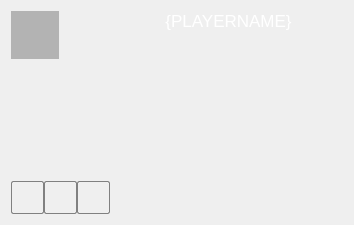
<?xml version="1.0" encoding="UTF-8"?>
<ui version="4.0">
 <class>LocalPlayerWidget</class>
 <widget class="QWidget" name="LocalPlayerWidget">
  <property name="geometry">
   <rect>
    <x>0</x>
    <y>0</y>
    <width>354</width>
    <height>225</height>
   </rect>
  </property>
  <property name="sizePolicy">
   <sizepolicy hsizetype="Preferred" vsizetype="Preferred">
    <horstretch>0</horstretch>
    <verstretch>0</verstretch>
   </sizepolicy>
  </property>
  <property name="minimumSize">
   <size>
    <width>0</width>
    <height>0</height>
   </size>
  </property>
  <property name="baseSize">
   <size>
    <width>0</width>
    <height>0</height>
   </size>
  </property>
  <property name="windowTitle">
   <string>Form</string>
  </property>
  <property name="styleSheet">
   <string notr="true">QToolButton {
	width: 28px;
	height: 28px;
	border: 1px solid gray;
	border-radius: 2px;
    background-color: qlineargradient(x1: 0, y1: 0, x2: 0, y2: 1,
                                       stop: 0 #f6f7fa, stop: 1 #dadbde);

}
QToolButton:pressed {
	background-color: qlineargradient(x1: 0, y1: 0, x2: 0, y2: 1,
                                       stop: 0 #dadbde, stop: 1 #f6f7fa);
 }

QToolButton:checked {
	background-color: qlineargradient(x1: 0, y1: 0, x2: 0, y2: 1,
                                       stop: 0 #da5b5e, stop: 1 #f6676a);
}

QToolButton:default {
     border-color: navy; 
}</string>
  </property>
  <layout class="QHBoxLayout" name="horizontalLayout_3">
   <property name="spacing">
    <number>4</number>
   </property>
   <item>
    <layout class="QGridLayout" name="gridLayout">
     <property name="horizontalSpacing">
      <number>4</number>
     </property>
     <property name="verticalSpacing">
      <number>0</number>
     </property>
     <item row="0" column="0">
      <layout class="QVBoxLayout" name="verticalLayout_3">
       <property name="spacing">
        <number>2</number>
       </property>
       <item>
        <widget class="QLabel" name="mp_labelAvatar">
         <property name="sizePolicy">
          <sizepolicy hsizetype="Fixed" vsizetype="Fixed">
           <horstretch>0</horstretch>
           <verstretch>0</verstretch>
          </sizepolicy>
         </property>
         <property name="minimumSize">
          <size>
           <width>48</width>
           <height>48</height>
          </size>
         </property>
         <property name="maximumSize">
          <size>
           <width>48</width>
           <height>48</height>
          </size>
         </property>
         <property name="styleSheet">
          <string notr="true">background-color: rgba(0, 0, 0, 64);
color: white;
font: oblique 7pt &quot;DejaVu Sans&quot;;</string>
         </property>
         <property name="text">
          <string/>
         </property>
         <property name="textFormat">
          <enum>Qt::LogText</enum>
         </property>
         <property name="alignment">
          <set>Qt::AlignCenter</set>
         </property>
        </widget>
       </item>
       <item>
        <widget class="client::CardWidget" name="mp_roleCardWidget" native="true"/>
       </item>
       <item>
        <spacer name="verticalSpacer_2">
         <property name="orientation">
          <enum>Qt::Vertical</enum>
         </property>
         <property name="sizeHint" stdset="0">
          <size>
           <width>20</width>
           <height>0</height>
          </size>
         </property>
        </spacer>
       </item>
      </layout>
     </item>
     <item row="0" column="1">
      <layout class="QVBoxLayout" name="verticalLayout_2">
       <item>
        <widget class="client::CharacterWidget" name="mp_characterWidget" native="true"/>
       </item>
       <item>
        <spacer name="verticalSpacer_3">
         <property name="orientation">
          <enum>Qt::Vertical</enum>
         </property>
         <property name="sizeHint" stdset="0">
          <size>
           <width>20</width>
           <height>0</height>
          </size>
         </property>
        </spacer>
       </item>
      </layout>
     </item>
     <item row="1" column="0" colspan="2">
      <layout class="QHBoxLayout" name="horizontalLayout_2">
       <item>
        <widget class="QToolButton" name="mp_buttonEndTurn">
         <property name="toolTip">
          <string>End of your turn</string>
         </property>
         <property name="styleSheet">
          <string/>
         </property>
         <property name="icon">
          <iconset resource="resources/client.qrc">
           <normaloff>:/icons/turn.png</normaloff>:/icons/turn.png</iconset>
         </property>
         <property name="iconSize">
          <size>
           <width>33</width>
           <height>33</height>
          </size>
         </property>
        </widget>
       </item>
       <item>
        <widget class="QToolButton" name="mp_buttonPass">
         <property name="toolTip">
          <string>Do not react - you will lose a life point,</string>
         </property>
         <property name="icon">
          <iconset resource="resources/client.qrc">
           <normaloff>:/icons/pass.png</normaloff>:/icons/pass.png</iconset>
         </property>
         <property name="iconSize">
          <size>
           <width>33</width>
           <height>33</height>
          </size>
         </property>
        </widget>
       </item>
       <item>
        <widget class="QToolButton" name="mp_buttonDiscard">
         <property name="toolTip">
          <string>Discard cards before end of your turn.</string>
         </property>
         <property name="icon">
          <iconset resource="resources/client.qrc">
           <normaloff>:/icons/discard.png</normaloff>:/icons/discard.png</iconset>
         </property>
         <property name="iconSize">
          <size>
           <width>33</width>
           <height>33</height>
          </size>
         </property>
         <property name="checkable">
          <bool>true</bool>
         </property>
        </widget>
       </item>
      </layout>
     </item>
    </layout>
   </item>
   <item>
    <layout class="QVBoxLayout" name="verticalLayout">
     <item>
      <layout class="QHBoxLayout" name="horizontalLayout">
       <property name="spacing">
        <number>0</number>
       </property>
       <item>
        <widget class="QLabel" name="mp_labelPlayerName">
         <property name="sizePolicy">
          <sizepolicy hsizetype="Expanding" vsizetype="Fixed">
           <horstretch>0</horstretch>
           <verstretch>0</verstretch>
          </sizepolicy>
         </property>
         <property name="font">
          <font>
           <pointsize>13</pointsize>
          </font>
         </property>
         <property name="styleSheet">
          <string notr="true">color: white;</string>
         </property>
         <property name="frameShape">
          <enum>QFrame::NoFrame</enum>
         </property>
         <property name="text">
          <string>{PLAYERNAME}</string>
         </property>
         <property name="scaledContents">
          <bool>false</bool>
         </property>
         <property name="alignment">
          <set>Qt::AlignHCenter|Qt::AlignTop</set>
         </property>
        </widget>
       </item>
      </layout>
     </item>
     <item>
      <spacer name="verticalSpacer">
       <property name="orientation">
        <enum>Qt::Vertical</enum>
       </property>
       <property name="sizeHint" stdset="0">
        <size>
         <width>20</width>
         <height>0</height>
        </size>
       </property>
      </spacer>
     </item>
     <item>
      <widget class="client::CardListWidget" name="mp_table" native="true">
       <property name="sizePolicy">
        <sizepolicy hsizetype="Expanding" vsizetype="Fixed">
         <horstretch>0</horstretch>
         <verstretch>0</verstretch>
        </sizepolicy>
       </property>
       <property name="minimumSize">
        <size>
         <width>0</width>
         <height>75</height>
        </size>
       </property>
      </widget>
     </item>
     <item>
      <widget class="client::CardListWidget" name="mp_hand" native="true">
       <property name="sizePolicy">
        <sizepolicy hsizetype="Expanding" vsizetype="Fixed">
         <horstretch>0</horstretch>
         <verstretch>0</verstretch>
        </sizepolicy>
       </property>
       <property name="minimumSize">
        <size>
         <width>0</width>
         <height>75</height>
        </size>
       </property>
      </widget>
     </item>
    </layout>
   </item>
  </layout>
 </widget>
 <customwidgets>
  <customwidget>
   <class>client::CharacterWidget</class>
   <extends>QWidget</extends>
   <header>characterwidget.h</header>
   <container>1</container>
  </customwidget>
  <customwidget>
   <class>client::CardListWidget</class>
   <extends>QWidget</extends>
   <header>cardlistwidget.h</header>
   <container>1</container>
  </customwidget>
  <customwidget>
   <class>client::CardWidget</class>
   <extends>QWidget</extends>
   <header>cardwidget.h</header>
   <container>1</container>
  </customwidget>
 </customwidgets>
 <resources>
  <include location="resources/client.qrc"/>
 </resources>
 <connections/>
</ui>
